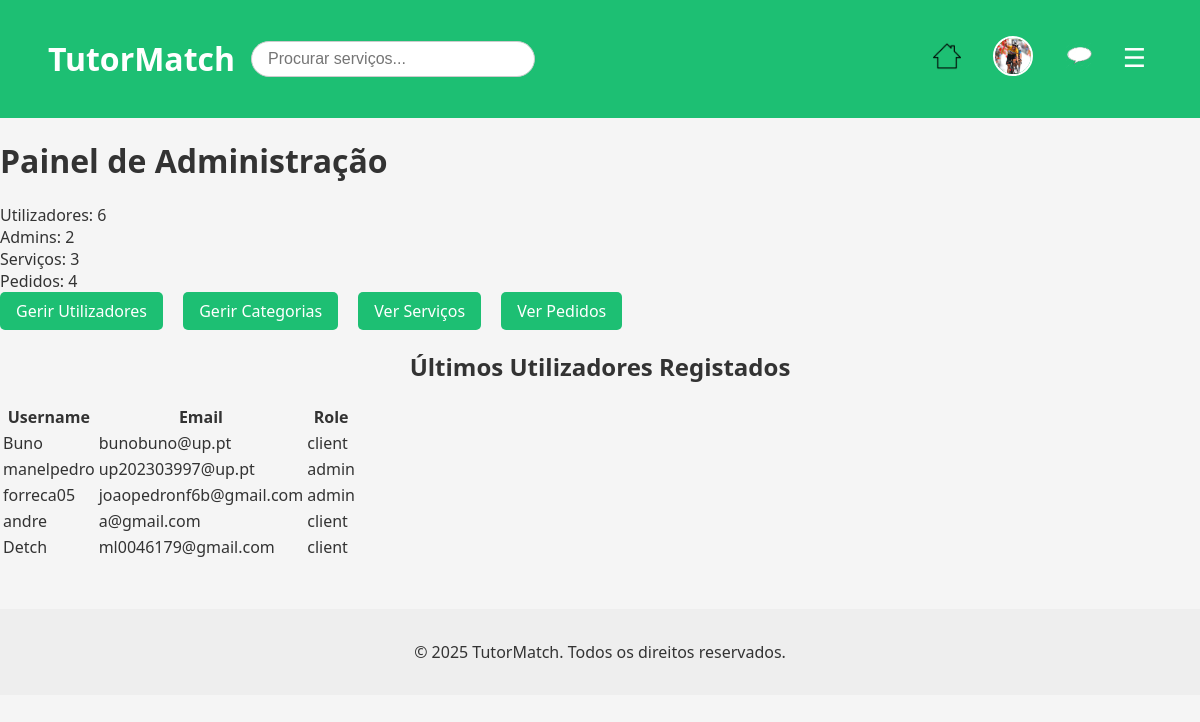
Before: /pages/admin_dashboard.php (signed in) with the older database file.
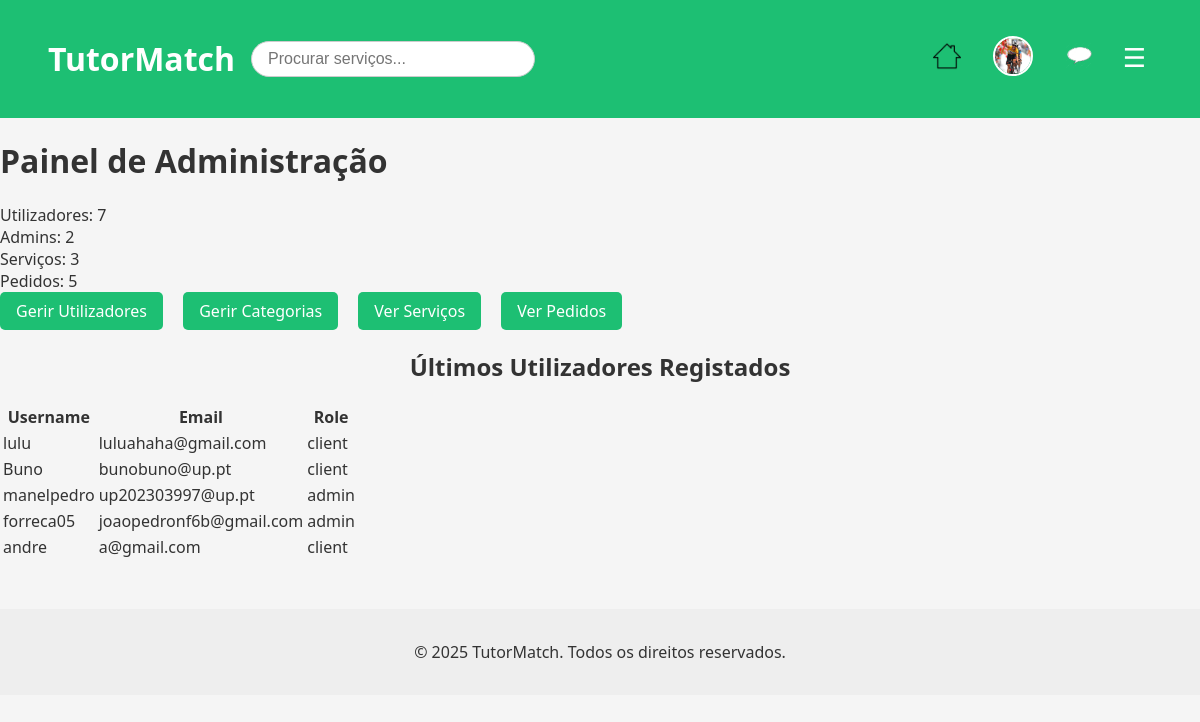
After: the same page with the newer database file.
### tables this page shows
CREATE TABLE users (
            id INTEGER PRIMARY KEY AUTOINCREMENT,
            username TEXT NOT NULL UNIQUE,
            password TEXT NOT NULL,
            email TEXT NOT NULL UNIQUE,
            role TEXT DEFAULT 'client', -- client, freelancer, admin
            name TEXT,
            profile_pic TEXT DEFAULT '../img/default.jpeg' -- Adiciona a coluna profile_pic
        );

### pages/admin_dashboard.php (the view, shortened to what this page needs)
<?php
require_once '../database/db.php';
$totalUsers = $db->query("SELECT COUNT(*) FROM users")->fetchColumn();
$totalAdmins = $db->query("SELECT COUNT(*) FROM users WHERE role = 'admin'")->fetchColumn();
$totalServices = $db->query("SELECT COUNT(*) FROM services")->fetchColumn();
$totalOrders = $db->query("SELECT COUNT(*) FROM orders")->fetchColumn();
$latestUsers = $db->query("SELECT username, email, role FROM users ORDER BY id DESC LIMIT 5")->fetchAll();
?>
<?php include_once '../includes/header.php'; ?>
<h1>Painel de Administração</h1>
<div class="dashboard-stats">
    <div class="stat">Utilizadores: <?php echo $totalUsers; ?></div>
    <div class="stat">Admins: <?php echo $totalAdmins; ?></div>
    <div class="stat">Serviços: <?php echo $totalServices; ?></div>
    <div class="stat">Pedidos: <?php echo $totalOrders; ?></div>
</div>
<div class="dashboard-actions">
    <a href="manage_users.php" class="btn">Gerir Utilizadores</a>
    <a href="manage_categories.php" class="btn">Gerir Categorias</a>
    <a href="available_services.php" class="btn">Ver Serviços</a>
    <a href="orders.php" class="btn">Ver Pedidos</a>
</div>
<h2>Últimos Utilizadores Registados</h2>
<table>
    <tr><th>Username</th><th>Email</th><th>Role</th></tr>
    <?php foreach ($latestUsers as $user): ?>
        <tr>
            <td><?php echo htmlspecialchars($user['username']); ?></td>
            <td><?php echo htmlspecialchars($user['email']); ?></td>
            <td><?php echo htmlspecialchars($user['role']); ?></td>
        </tr>
    <?php endforeach; ?>
</table>
<?php include_once '../includes/footer.php'; ?>

Changed rows visible on the page:
no longer on this page (row unchanged): users: username "Detch", email "ml0046179@gmail.com", role "client"
added users: username "lulu", email "luluahaha@gmail.com", role "client"
Other visible differences:
$totalUsers: "6" → "7"
$totalOrders: "4" → "5"
